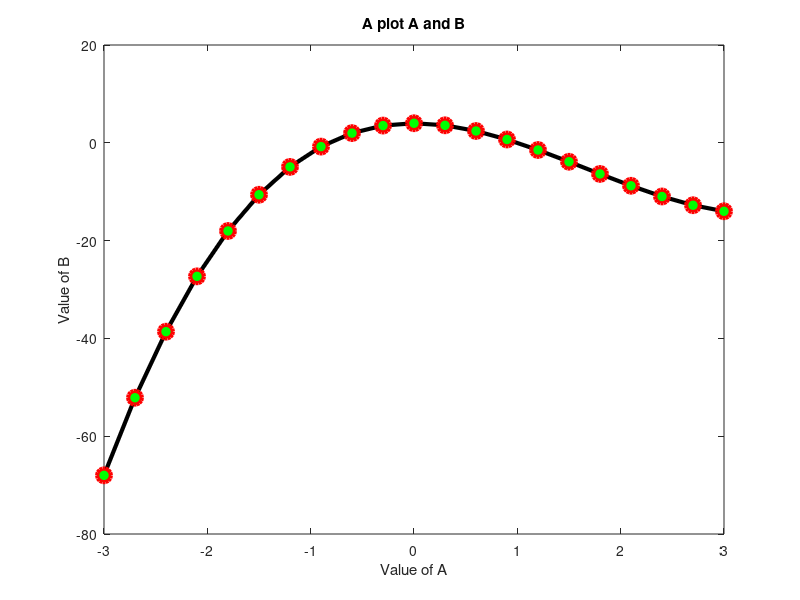

MATLAB code for this plot:
a = -3:0.3:3;
b = a.^3 - 5*a.^2+4;
%plot(a,b)
plot(a,b,'-ko' , 'LineWidth',3, 'Markersize' ,10,'MarkerEdgeColor', 'r','MarkerFaceColor','g')
xlabel('Value of A')
ylabel('Value of B')
title('A plot A and B')